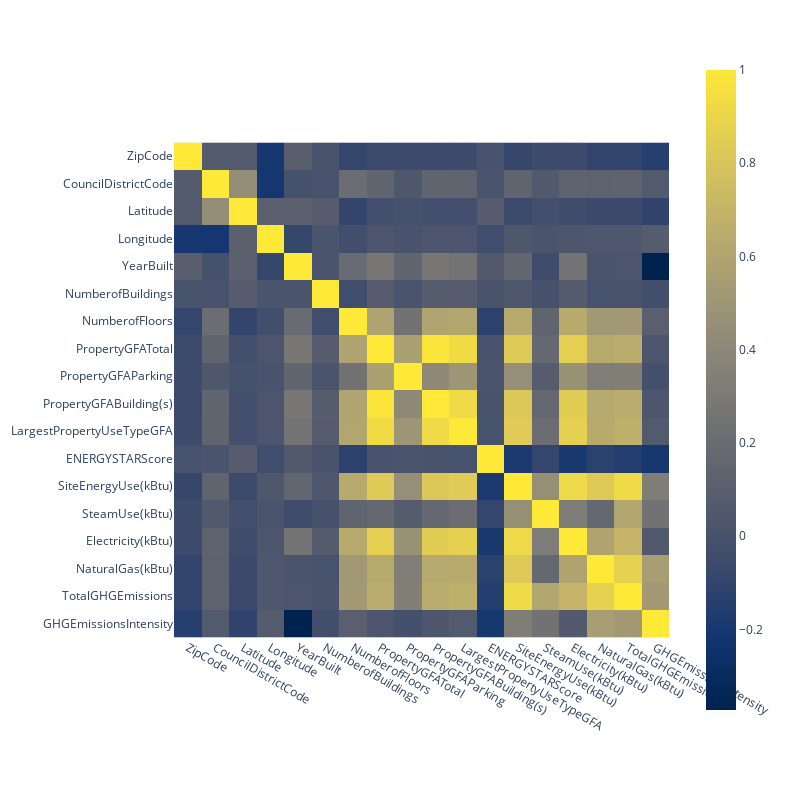

The cell this chart's notebook holds for it:
### Code cell
fig = px.imshow(df.select_dtypes(include=['int64', 'float64']).corr(), color_continuous_scale='cividis')
fig.update_layout(width=800, height=800)
fig.show()

### Figure 1 — Plotly figure (JSON) as saved in the notebook; plotly's stock layout.template omitted (floating-point values rounded to 4 significant figures; data arrays with more than 128 entries replaced by an {"elided": "..."} marker saying what was removed)
{"data": [{"coloraxis": "coloraxis", "hovertemplate": "x: %{x}<br>y: %{y}<br>color: %{z}<extra></extra>", "name": "0", "type": "heatmap", "x": ["ZipCode", "CouncilDistrictCode", "Latitude", "Longitude", "YearBuilt", "NumberofBuildings", "NumberofFloors", "PropertyGFATotal", "PropertyGFAParking", "PropertyGFABuilding(s)", "LargestPropertyUseTypeGFA", "ENERGYSTARScore", "SiteEnergyUse(kBtu)", "SteamUse(kBtu)", "Electricity(kBtu)", "NaturalGas(kBtu)", "TotalGHGEmissions", "GHGEmissionsIntensity"], "xaxis": "x", "y": ["ZipCode", "CouncilDistrictCode", "Latitude", "Longitude", "YearBuilt", "NumberofBuildings", "NumberofFloors", "PropertyGFATotal", "PropertyGFAParking", "PropertyGFABuilding(s)", "LargestPropertyUseTypeGFA", "ENERGYSTARScore", "SiteEnergyUse(kBtu)", "SteamUse(kBtu)", "Electricity(kBtu)", "NaturalGas(kBtu)", "TotalGHGEmissions", "GHGEmissionsIntensity"], "yaxis": "y", "z": {"elided": "18x18 float values"}}], "layout": {"coloraxis": {"colorscale": [[0, "#00224e"], [0.1111, "#123570"], [0.2222, "#3b496c"], [0.3333, "#575d6d"], [0.4444, "#707173"], [0.5556, "#8a8678"], [0.6667, "#a59c74"], [0.7778, "#c3b369"], [0.8889, "#e1cc55"], [1, "#fee838"]]}, "height": 800, "margin": {"t": 60}, "width": 800, "xaxis": {"anchor": "y", "autorange": true, "constrain": "domain", "domain": [0.001008, 0.999], "range": [-0.5, 17.5], "scaleanchor": "y", "type": "category"}, "yaxis": {"anchor": "x", "autorange": true, "constrain": "domain", "domain": [0.125, 0.875], "range": [17.5, -0.5], "type": "category"}}}
